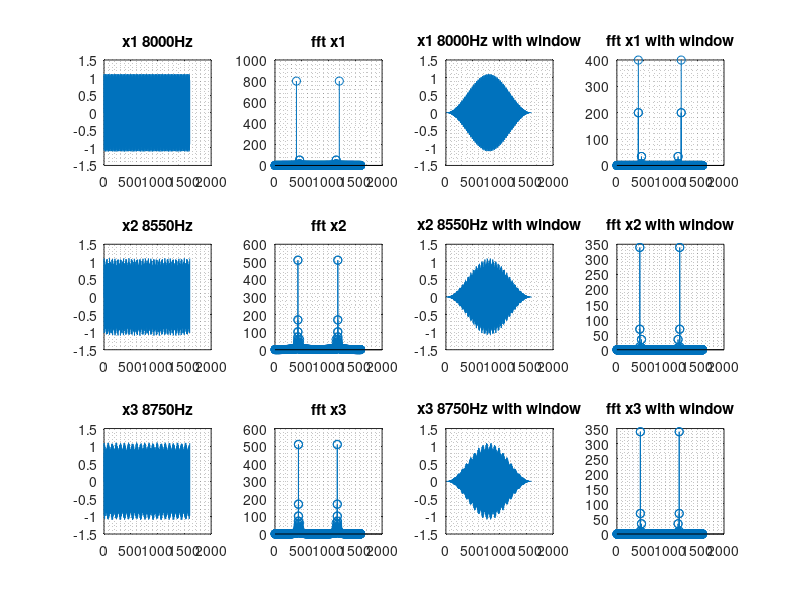
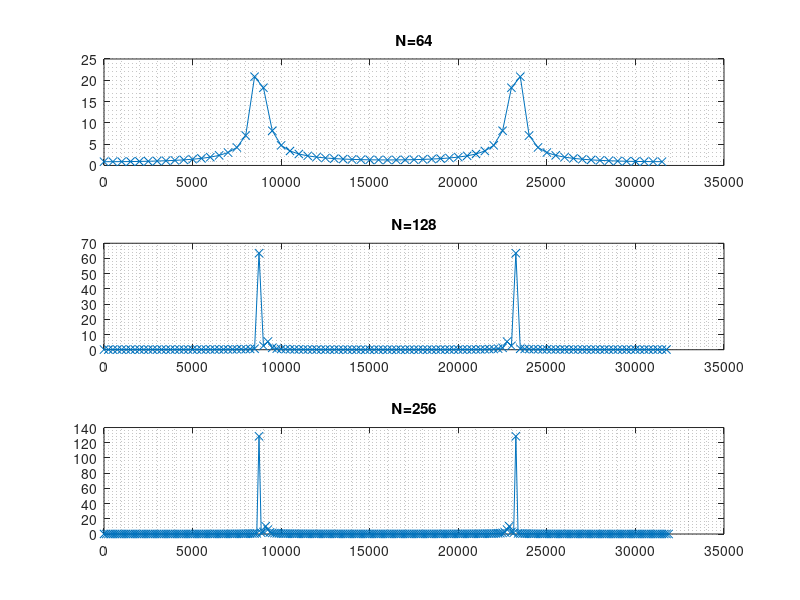
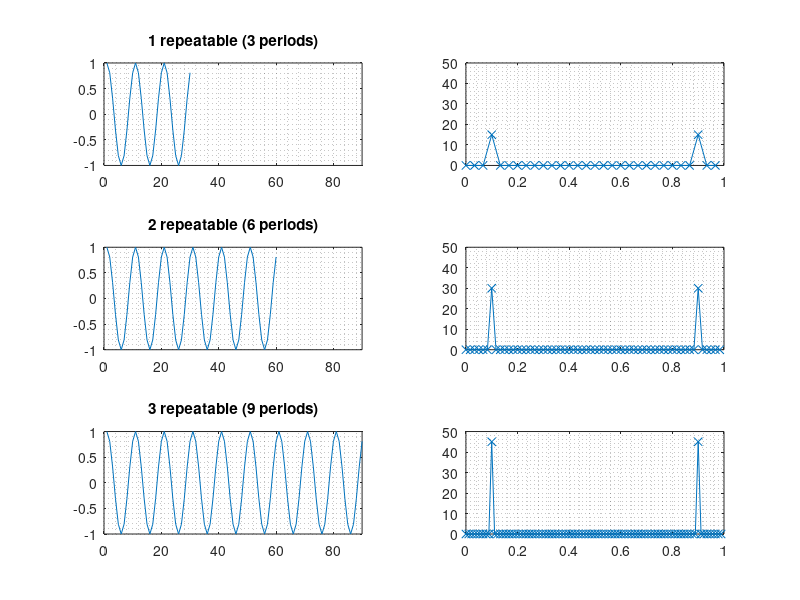

These charts were generated, in order, by the following MATLAB code:
clear;

fs = 32000;

ts = 0 : 1/fs : 0.05-1/fs;
N = length(ts);

f01 = 8000;
f02 = 8550;
f03 = 8750;

fp = 9170;
ap = 0.1;

% windows

x1 = sin(2*pi*f01*ts) + ap*sin(2*pi*fp*ts);
x2 = sin(2*pi*f02*ts) + ap*sin(2*pi*fp*ts);
x3 = sin(2*pi*f03*ts) + ap*sin(2*pi*fp*ts);

figure('units','normalized','outerposition',[0 1 1 0.5]);

subplot(3,4,1);
plot(x1), grid minor, title('x1 8000Hz');
subplot(3,4,5);
plot(x2), grid minor, title('x2 8550Hz');
subplot(3,4,9);
plot(x3), grid minor, title('x3 8750Hz');


X1 = abs(fft(x1));
X2 = abs(fft(x2));
X3 = abs(fft(x3));

subplot(3,4,2);
stem(X1), grid minor, title('fft x1');
subplot(3,4,6);
stem(X2), grid minor, title('fft x2');
subplot(3,4,10);
stem(X3), grid minor, title('fft x3');

x1w = x1.*hanning(N)';
x2w = x2.*hanning(N)';
x3w = x3.*hanning(N)';

subplot(3,4,3);
plot(x1w), grid minor, title('x1 8000Hz with window');
subplot(3,4,7);
plot(x2w), grid minor, title('x2 8550Hz with window');
subplot(3,4,11);
plot(x3w), grid minor, title('x3 8750Hz with window');

X1w = abs(fft(x1w));
X2w = abs(fft(x2w));
X3w = abs(fft(x3w));

subplot(3,4,4);
stem(X1w), grid minor, title('fft x1 with window');
subplot(3,4,8);
stem(X2w), grid minor, title('fft x2 with window');
subplot(3,4,12);
stem(X3w), grid minor, title('fft x3 with window');

% trailing zeros

N1 = 64;
N2 = 128;
N3 = 256;

X1 = abs(fft(x3,N1));
X2 = abs(fft(x3,N2));
X3 = abs(fft(x3,N3));

F1 = (0:N1-1)*fs/N1;
F2 = (0:N2-1)*fs/N2;
F3 = (0:N3-1)*fs/N3;

figure('units','normalized','outerposition',[0 0 0.5 0.5]);

subplot(3,1,1);
plot(F1,X1,'-x'),title('N=64'), grid minor;
subplot(3,1,2);
plot(F2,X2,'-x'),title('N=128'), grid minor;
subplot(3,1,3);
plot(F3,X3,'-x'),title('N=256'), grid minor;

% trailing periods

fs = 1;
ts = 0: 1/fs : 30-1/fs;

x1 = cos(2*pi*0.1*ts);
x2 = [x1 x1];
x3 = [x1 x1 x1];

N1 = length(x1);
N2 = length(x2);
N3 = length(x3);

X1 = abs(fft(x1));
X2 = abs(fft(x2));
X3 = abs(fft(x3));

figure('units','normalized','outerposition',[0.5 0 0.5 0.5]);

subplot(3,2,1);
plot(x1), title('1 repeatable (3 periods)');
axis([0 90 -1 1]); grid minor;
subplot(3,2,3);
plot(x2), title('2 repeatable (6 periods)');
axis([0 90 -1 1]); grid minor;
subplot(3,2,5);
plot(x3), title('3 repeatable (9 periods)');
axis([0 90 -1 1]); grid minor;

F1 = (0:N1-1)*fs/N1;
F2 = (0:N2-1)*fs/N2;
F3 = (0:N3-1)*fs/N3;

subplot(3,2,2);
plot(F1,X1,'-x'),axis([0 1 0 50]); grid minor;
subplot(3,2,4);
plot(F2,X2,'-x'),axis([0 1 0 50]); grid minor;
subplot(3,2,6);
plot(F3,X3,'-x'),axis([0 1 0 50]); grid minor;